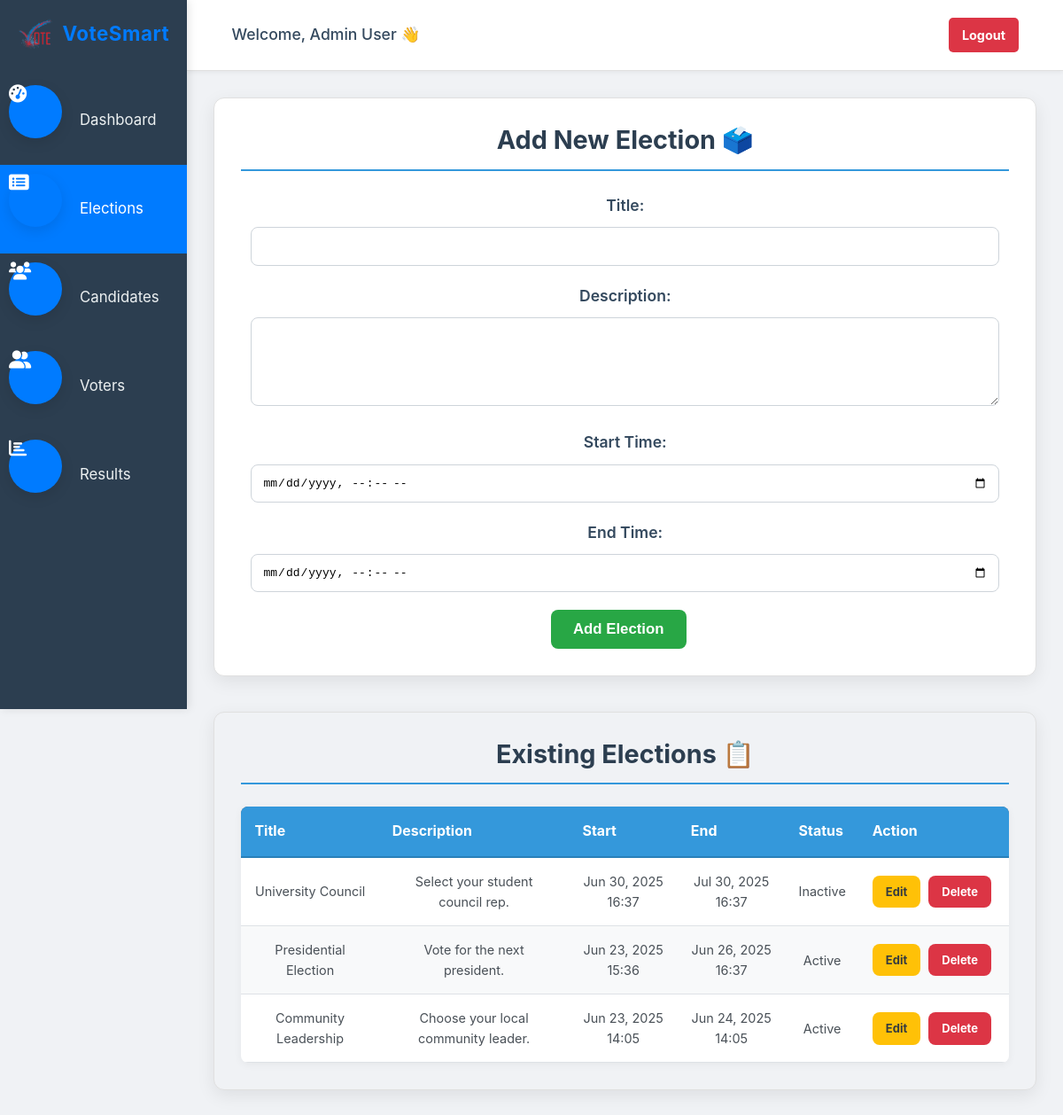
The page /admin/manage-elections.php (signed in) on the database its author committed.
### tables this page shows
CREATE TABLE IF NOT EXISTS `users` (
  `id` int NOT NULL AUTO_INCREMENT,
  `name` varchar(100) NOT NULL,
  `email` varchar(100) NOT NULL,
  `password` varchar(255) NOT NULL,
  `role` enum('admin','voter') NOT NULL DEFAULT 'voter',
  `created_at` datetime DEFAULT CURRENT_TIMESTAMP,
  PRIMARY KEY (`id`),
  UNIQUE KEY `email` (`email`)
);

CREATE TABLE IF NOT EXISTS `elections` (
  `id` int NOT NULL AUTO_INCREMENT,
  `title` varchar(100) NOT NULL,
  `description` text,
  `start_time` datetime NOT NULL,
  `end_time` datetime NOT NULL,
  `status` enum('active','inactive','closed') NOT NULL DEFAULT 'inactive',
  PRIMARY KEY (`id`)
);

### admin/manage-elections.php (the view, shortened to what this page needs)
<?php
require_once '../includes/db.php';
$admin_id = $_SESSION['user_id'];
$editing = false;
$edit_election = null;
$stmt = $conn->prepare("SELECT name FROM users WHERE id = ?");
$stmt->bind_param("i", $admin_id);
$stmt->execute();
$result = $stmt->get_result();
$admin = $result->fetch_assoc();
$admin_name = $admin ? $admin['name'] : 'Admin';
$elections = $conn->query("SELECT * FROM elections ORDER BY start_time DESC");
?>
<!DOCTYPE html>
<html lang="en">
<head>
    <link rel="stylesheet" href="../assets/css/myglobal.css">
    <link rel="stylesheet" href="css/myadmin-style.css">
     <link rel="stylesheet" href="css/elections-manager.css">
    <link rel="stylesheet" href="https://cdnjs.cloudflare.com/ajax/libs/font-awesome/6.0.0-beta3/css/all.min.css" />
</head>
<body>
<div class="admin-wrapper">
    <aside class="admin-sidebar">
        <div class="sidebar-header">
            <a href="dashboard.php" class="sidebar-logo-link">
                <img src="../assets/images/logo.png" alt="Logo">
                <span>VoteSmart</span>
            </a>
        </div>
        <nav class="sidebar-nav">
            <ul>
                <li><a href="dashboard.php"><i class="fas fa-tachometer-alt"></i> Dashboard</a></li>
                <li><a href="manage-elections.php" class="active"><i class="fas fa-list-alt"></i> Elections</a></li>
                <li><a href="manage-candidates.php"><i class="fas fa-users"></i> Candidates</a></li>
                <li><a href="voters.php"><i class="fas fa-user-friends"></i> Voters</a></li>
                <li><a href="results.php"><i class="fas fa-chart-bar"></i> Results</a></li>
            </ul>
        </nav>
    </aside>
    <div class="admin-main-content">
        <header class="admin-main-header">
            <div class="container">
                <span class="welcome-message">Welcome, <?php echo htmlspecialchars($admin_name); ?> 👋</span>
                <a href="../index.php" class="btn btn-logout">Logout</a>
            </div>
        </header>
        <main class="admin-content-area container">
            <section class="add-election-form">
                <h2><?php echo $editing ? "Edit Election ✏️" : "Add New Election 🗳️"; ?></h2>
                <form method="POST">
                    <label>Title:</label>
                    <input type="text" name="title" required value="<?php echo $editing ? htmlspecialchars($edit_election['title']) : ''; ?>">
                    <label>Description:</label>
                    <textarea name="description" required><?php echo $editing ? htmlspecialchars($edit_election['description']) : ''; ?></textarea>
                    <label>Start Time:</label>
                    <input type="datetime-local" name="start_time" required value="<?php echo $editing ? date('Y-m-d\TH:i', strtotime($edit_election['start_time'])) : ''; ?>">
                    <label>End Time:</label>
                    <input type="datetime-local" name="end_time" required value="<?php echo $editing ? date('Y-m-d\TH:i', strtotime($edit_election['end_time'])) : ''; ?>">
                    <button type="submit" class="btn btn-primary">
                        <?php echo $editing ? "Update Election" : "Add Election"; ?>
                    </button>
                </form>
            </section>
            <section class="election-list">
                <h2>Existing Elections 📋</h2>
                <table class="data-table">
                    <thead>
                        <tr>
                            <th>Title</th>
                            <th>Description</th>
                            <th>Start</th>
                            <th>End</th>
                            <th>Status</th>
                            <th>Action</th>
                        </tr>
                    </thead>
                    <tbody>
                    <?php while ($election = $elections->fetch_assoc()): ?>
                        <tr>
                            <td><?php echo htmlspecialchars($election['title']); ?></td>
                            <td><?php echo htmlspecialchars($election['description']); ?></td>
                            <td><?php echo date('M d, Y H:i', strtotime($election['start_time'])); ?></td>
                            <td><?php echo date('M d, Y H:i', strtotime($election['end_time'])); ?></td>
                            <td><?php echo ucfirst($election['status']); ?></td>
                            <td>
                                <a href="?edit=<?php echo $election['id']; ?>" class="btn btn-warning btn-sm">Edit</a>
                                <a href="?delete=<?php echo $election['id']; ?>" onclick="return confirm('Are you sure you want to delete this election?')" class="btn btn-danger btn-sm">Delete</a>
                            </td>
                        </tr>
                    <?php endwhile; ?>
                    </tbody>
                </table>
            </section>
        </main>
    </div>
</div>
</body>
</html>

### assets/css/myglobal.css (style rules this page uses)
*, *::before, *::after { box-sizing: border-box; margin: 0; padding: 0; }
body { font-family: 'Inter', 'Segoe UI', Roboto, 'Helvetica Neue', Arial, sans-serif; line-height: 1.6; color: #333; background-color: #f8f9fa; -webkit-font-smoothing: antialiased; scroll-behavior: smooth; }
.container { max-width: 1200px; margin: 0 auto; padding: 0 20px; }
h1, h2, h3, h4, h5, h6 { margin-bottom: 0.5em; color: #2c3e50; line-height: 1.2; }
h2 { font-size: 2.2em; }
.btn { display: inline-block; padding: 12px 25px; border-radius: 8px; text-decoration: none; font-weight: 600; transition: background-color 0.3s ease, color 0.3s ease, border-color 0.3s ease, transform 0.3s ease, box-shadow 0.3s ease; cursor: pointer; font-size: 1rem; text-align: center; white-space: nowrap; }
.btn-primary { background-color: #007bff; color: #fff; border: 2px solid #007bff; }
section { padding: 80px 0; text-align: center; }
section:nth-of-type(even) { background-color: #f0f2f5; }
.fas { display: inline-flex; justify-content: center; align-items: center; width: 60px; height: 60px; background-color: #007bff; border-radius: 50%; margin-bottom: 20px; color: #fff; font-size: 2em; box-shadow: 0 5px 15px rgba(0, 0, 0, 0.1); }

### admin/css/myadmin-style.css (style rules this page uses)
.admin-wrapper { display: flex; min-height: 100vh; background-color: #f0f2f5; transition: margin-left 0.3s ease; }
.admin-sidebar { width: 250px; background-color: #2c3e50; color: #ecf0f1; display: flex; flex-direction: column; padding: 20px 0; box-shadow: 2px 0 10px rgba(0, 0, 0, 0.1); position: sticky; top: 0; left: 0; height: 100vh; overflow-y: auto; transition: width 0.3s ease; z-index: 1000; }
.sidebar-header { padding: 0 20px 30px; text-align: center; }
.sidebar-logo-link { display: flex; align-items: center; justify-content: center; text-decoration: none; color: #fff; font-size: 1.4em; font-weight: 700; }
.sidebar-logo-link img { height: 35px; margin-right: 10px; }
.sidebar-logo-link span { color: #007bff; letter-spacing: 0.5px; }
.sidebar-nav ul { list-style: none; padding: 0; margin: 0; }
.sidebar-nav li { margin-bottom: 0px; }
.sidebar-nav a { display: flex; align-items: center; padding: 15px 10px; color: #ecf0f1; text-decoration: none; font-size: 1.05em; transition: background-color 0.3s ease, color 0.3s ease; height: 100px; }
.sidebar-nav a .fas { margin-right: 20px; font-size: 1.2em; }
.sidebar-nav a:hover, .sidebar-nav a.active { background-color: #007bff; color: #fff; }
.admin-main-content { flex-grow: 1; display: flex; flex-direction: column; }
.admin-main-header { background-color: #ffffff; padding: 20px 30px; box-shadow: 0 2px 5px rgba(0, 0, 0, 0.05); display: flex; justify-content: space-between; align-items: center; border-bottom: 1px solid #e0e0e0; }
.admin-main-header .container { display: flex; justify-content: space-between; align-items: center; width: 100%; max-width: 1200px; margin: 0 auto; }
.admin-main-header .welcome-message { font-size: 1.1em; font-weight: 500; color: #34495e; }
.admin-main-header .btn-logout { background-color: #dc3545; border-color: #dc3545; color: #fff; padding: 8px 15px; font-size: 0.9em; border-radius: 5px; }
.admin-content-area { flex-grow: 1; padding: 30px; }
.data-table { width: 100%; border-collapse: collapse; margin-top: 15px; font-size: 0.95em; box-shadow: 0 2px 10px rgba(0, 0, 0, 0.05); border-radius: 8px; overflow: hidden; }
.data-table thead { background-color: #4a6682; color: #fff; }
.data-table th { padding: 15px 20px; text-align: left; font-weight: 600; border-bottom: 1px solid #5a7ea8; }
.data-table tbody tr { background-color: #fff; border-bottom: 1px solid #eee; }
.data-table tbody tr:nth-child(even) { background-color: #f9f9f9; }
.data-table td { padding: 15px 20px; vertical-align: middle; color: #333; }

### rows shown on the page
users: name "Admin User"
elections: title "University Council", description "Select your student council rep.", start_time "Jun 30, 2025 16:37", end_time "Jul 30, 2025 16:37", status "Inactive"
elections: title "Presidential Election", description "Vote for the next president.", start_time "Jun 23, 2025 15:36", end_time "Jun 26, 2025 16:37", status "Active"
elections: title "Community Leadership", description "Choose your local community leader.", start_time "Jun 23, 2025 14:05", end_time "Jun 24, 2025 14:05", status "Active"
